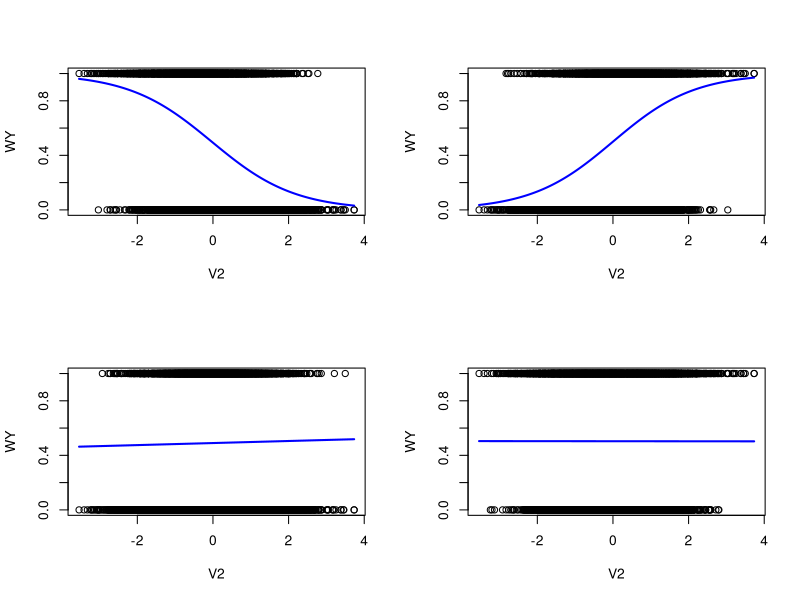
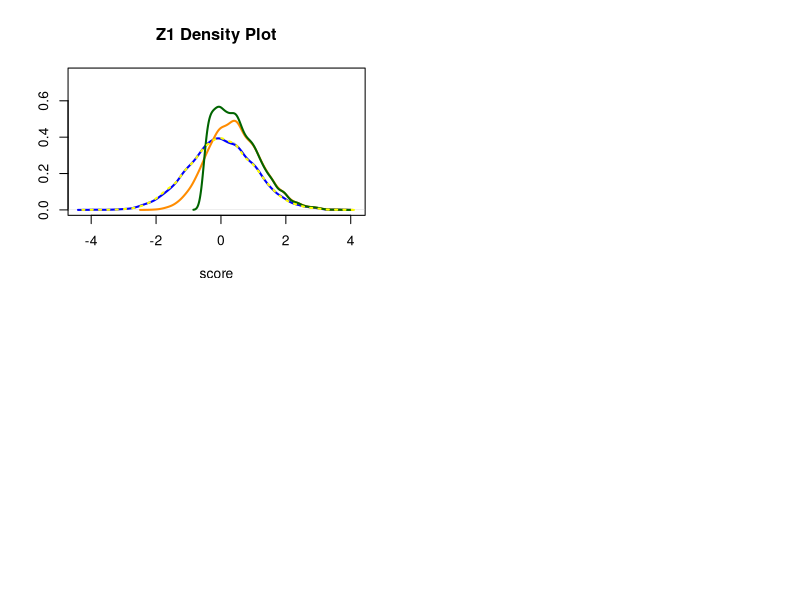
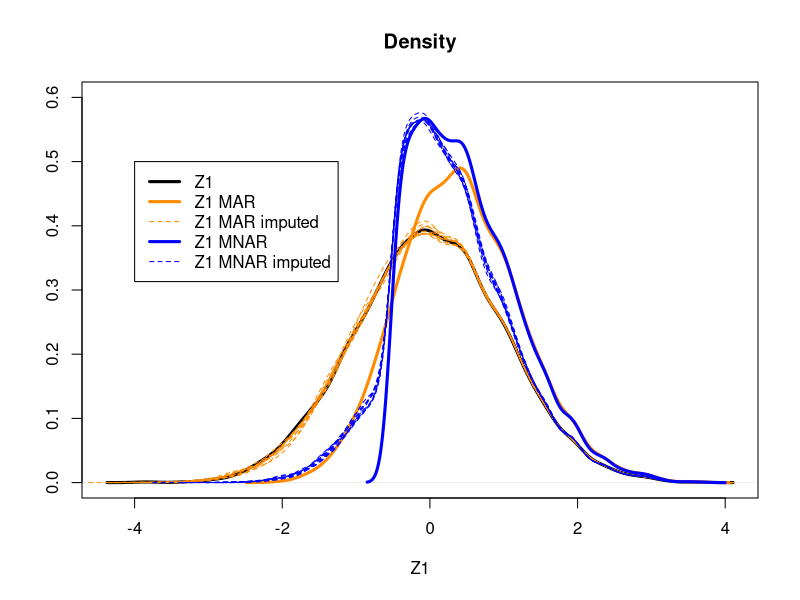
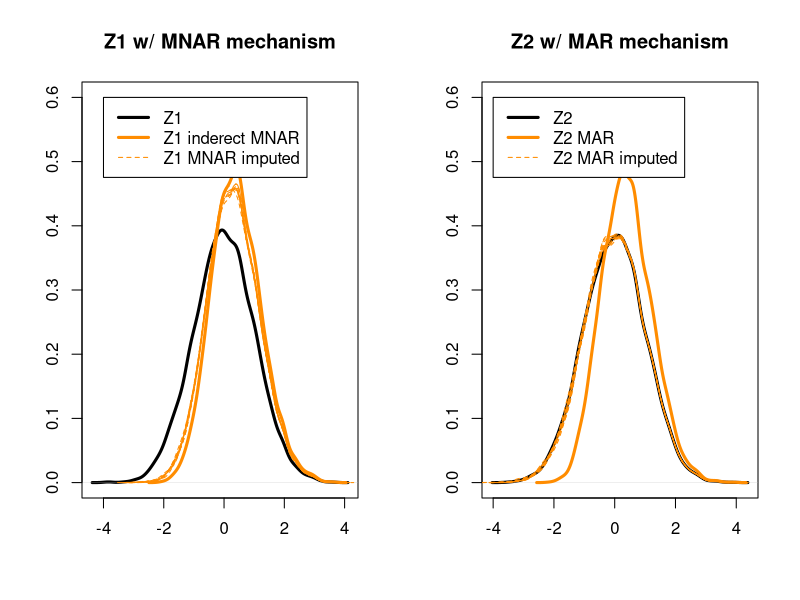

Write the R code that produced these figures, in order.
### Title:    MCAR, MAR, and MNAR
### Author:   Edoardo Costantini
### Created:  2020-07-01
### Modified: 2021-07-17

  rm(list = ls())
  library(mvtnorm)
  library(mice)

# MAR types ---------------------------------------------------------------

  # Generate TRUE data
  set.seed(20200804)
  n     <- 1e4 # Sample Size
  p     <- 3
  pm    <- 0.5 # Proportion Missing
  Sigma <- matrix(.8, nrow = p, ncol = p)
    diag(Sigma) <- 1
  X <- as.data.frame( rmvnorm(n, rep(0, p), Sigma) )
  
  # Center 
  types <- c("LEFT", "RIGHT", "MID", "TAIL")
  mech <- c("MCAR", "MAR", "MNAR")[2]
  conds <- as.matrix(expand.grid(types = types, mech = mech))
  
  amp_list <- lapply(1:nrow(conds), function(i){
    X_amp <- ampute(X,
                    patterns = c(0, 1, 1),
                    mech = conds[i, "mech"], 
                    type = conds[i, "types"])
    return(X_amp$amp)
  })

  # Proabiblity of missing as a function of covariate plots

  par(mfrow = c(2, 2))
  plot_PM <- lapply(1:length(amp_list), function(id) {
    # Extract data
    X_temp <- amp_list[[id]]

    # Create vector of non-response indicator
    X_temp$WY <- is.na(X_temp[, 1])

    # Fit logistic regression model
    log_fit <- glm(WY ~ V2, data = X_temp, family = binomial)

    # Add predictions to the data
    X_temp$WY_hat <- predict(
      log_fit,
      type = "response"
    )

    # Sort data for plot based on values of V2
    X_temp <- X_temp[order(X_temp$V2), ]

    # Plot Predicted data and original data points
    plot(WY ~ V2, data = X_temp)
    lines(WY_hat ~ V2, X_temp, lwd = 2, col = "blue")
  })
  plot_PM

  # Plot density of MAR predictor for variable under imputation
  par(mfrow = c(2, 2))
  plot_list <- lapply(1:length(amp_list), function(id) {
    densityplot(~V2,
      data = amp_list[[id]],
      groups = factor(is.na(V1), labels = c("V1 observed", "V1 missing")),
      par.settings = list(superpose.line = list(lty = 1:2)),
      main = paste0(conds[id, "mech"], " ", conds[id, "types"]),
      auto.key = TRUE
    )
  })

# Effects of missingness --------------------------------------------------

  # Gen data  
  set.seed(20200804)
  n     <- 1e4 # Sample Size
  p     <- 4
  pm    <- 0.3 # Proportion Missing
  Sigma <- matrix(c(1.0, .8, .8, 0,
                    .8, 1.0, .8, 0,
                    .8, .8, 1.0, 0,
                    0,   0,   0,   1), ncol = p)
  Z <- as.data.frame( rmvnorm(n, rep(0, p), Sigma) )
  colnames(Z) <- paste0("Z", 1:p)
  
  # Create Copy of original data
  Z$Z1_mnar <- Z$Z1_mar <- Z$Z1_mcar <- Z$Z1
  Z$Z1_unr <- Z$Z1
  Z$Z1_mnar_ind <- Z$Z1
  Z$Z2_mnar_ind <- Z$Z2
  
  # Gen non-response vectors
  set.seed(1234)
  nR_mcar <- sample(c(TRUE, FALSE), n, 
                   prob = c(pm, 1-pm), # TRUE = missing
                   replace = TRUE)
  nR_mar  <- pnorm(Z$Z2) < pm # TRUE = missing
  nR_mnar <- pnorm(Z$Z1) < pm
  
  # Special cases:
  # 1.predictor of missigness is unrelated to target var
  nR_unr <- pnorm(Z$Z4) < pm
    cor(Z$Z1, Z$Z4)
  # 2. Circular MNAR
  nR_Z1 <- pnorm(Z$Z2) < pm # TRUE = missing
  nR_Z2 <- pnorm(Z$Z1) < pm # TRUE = missing
    # When I umpute Z2, I will use: 
    # - observed part of Z2
    # - observed part of Z1
    # - imputed part of Z1(!), that depends on Z2!
    # So the imputation of Z2, depends somehow on Z2.
    # Missingness on Z2 still does not depend on Z2,
    # but the response model I'm using does not reflect this.
    # Remember that MNAR is in the imputation model, not the data.
    
  # 3. Inderect MNAR
  nR_Z1 <- pnorm(Z$Z2) < pm # TRUE = missing
  nR_Z2 <- pnorm(Z$Z3) < pm # TRUE = missing
  
  # Impose Missingness
  Z$Z1_mcar[nR_mcar] <- NA
  Z$Z1_mar[nR_mar]   <- NA
  Z$Z1_mnar[nR_mnar] <- NA
  Z$Z1_unr[nR_unr]   <- NA
  Z$Z1_mnar_ind[nR_Z1] <- NA
  Z$Z2_mnar_ind[nR_Z2] <- NA
  
  # Comapre fully observed and miss variables
  # Densities
  plot(density(Z$Z1),
       main = "Z1 Density Plot", 
       xlab = "score", ylab = "", ylim = c(0, .75), col = "gray")
    lines(density(Z$Z1_mcar, na.rm = TRUE), col = "blue", lwd = 2)
    lines(density(Z$Z1_mar, na.rm = TRUE), col = "darkorange", lwd = 2)
    lines(density(Z$Z1_mnar, na.rm = TRUE), col = "darkgreen", lwd = 2)
    lines(density(Z$Z1_unr, na.rm = TRUE), col = "yellow", lty = 3, lwd = 2)
    
  # Correlations
  round(
    c(FULL = cor(Z$Z1, Z$Z2),
      MCAR = cor(Z$Z1_mcar, Z$Z2, use = "pairwise"),
      UNR = cor(Z$Z1_unr, Z$Z2, use = "pairwise"),
      MAR  = cor(Z$Z1_mar, Z$Z2, use = "pairwise"),
      MNAR = cor(Z$Z1_mnar, Z$Z2, use = "pairwise")),
    3
  )

# Imputing w/ MI ----------------------------------------------------------

  # Create an empty predictor matrix for mice to perform MAR, MNAR etc imps
  predMat <- matrix(0, 
                    nrow = ncol(Z), ncol = ncol(Z),
                    dimnames = list(colnames(Z), colnames(Z)))
  md_vec <- c(Z1 = "", 
              Z2 = "", 
              Z3 = "", 
              Z4 = "",
              Z1_mcar = "",
              Z1_mar  = "",
              Z1_mnar = "",
              Z1_unr  = "",
              Z1_mnar_ind = "",
              Z2_mnar_ind = "")
    
  # MAR
  mar_md_vec <- md_vec
    mar_md_vec["Z1_mar"] <- "norm"
    
  mar_predMat <- predMat
    mar_predMat["Z1_mar", c("Z2")] <- 1
    
  MI_MAR <- mice(data = Z, m = 10, maxit = 1,
                 predictorMatrix = mar_predMat,
                 method = mar_md_vec)
  MI_MAR_dt <- complete(MI_MAR, "all")
  
  # MNAR (simple, univariate)
  mnar_md_vec <- md_vec
    mnar_md_vec["Z1_mnar"] <- "norm"
    
  mnar_predMat <- predMat
    mnar_predMat["Z1_mnar", c("Z2")] <- 1
    
  MI_MNAR <- mice(data = Z, m = 10, maxit = 1,
                 predictorMatrix = mnar_predMat,
                 method = mnar_md_vec)
  MI_MNAR_dt <- complete(MI_MNAR, "all")
    
  # Plots
  par(mfrow = c(1,1))
  plot(density(Z$Z1), col = "black",
       main = "Density",
       xlab = "Z1", ylab = "",
       ylim = c(0,.6), lwd = 3)
  # MAR: MI fixes the missingness
  lines(density(Z$Z1_mar, na.rm = TRUE), col = "darkorange", lwd = 3)
  lapply(MI_MAR_dt, function(x) lines(density(x$Z1_mar), 
                                      lty = 2,
                                      col = "darkorange")
  )
  # MNAR: MI does not fix the missingness
  lines(density(Z$Z1_mnar, na.rm = TRUE), col = "blue", lwd = 3)
  lapply(MI_MNAR_dt, function(x) lines(density(x$Z1_mnar), 
                                       lty = 2,
                                       col = "blue")
  )
  legend(-4, .5,
         legend = c("Z1", "Z1 MAR", "Z1 MAR imputed", "Z1 MNAR", "Z1 MNAR imputed"),
         col = c("black", "darkorange", "darkorange", "blue", "blue"), 
         lwd = c(3, 3, 1, 3, 1),
         lty = c(1, 1, 2, 1, 2), 
         cex = 1)
    
  # Multivariate (Inderect MNAR on Z1)
  mnar_md_vec <- md_vec
    mnar_md_vec[c("Z1_mnar_ind", "Z2_mnar_ind")] <- "norm"
  
  mnar_predMat <- predMat
    mnar_predMat["Z2_mnar_ind", "Z3"] <- 1
    mnar_predMat["Z1_mnar_ind", "Z2_mnar_ind"] <- 1
  
  MI_MNAR_mv <- mice(data = Z, m = 10, maxit = 1,
                  predictorMatrix = mnar_predMat,
                  method = mnar_md_vec)
  MI_MNAR_mv_dt <- complete(MI_MNAR_mv, "all")
  
  # Plot
  par(mfrow = c(1, 2) )
  plot(density(Z$Z1),
       main = "Z1 w/ MNAR mechanism",
       xlab = "", ylab = "",
       ylim = c(0,.6), lwd = 3)
  lines(density(Z$Z1_mnar_ind, na.rm = TRUE), col = "darkorange", lwd = 3)
  lapply(MI_MNAR_mv_dt, function(x) lines(density(x$Z1_mnar_ind), 
                                          col = "darkorange",
                                          lty = 2)
  )
  legend(-4, .6,
         legend = c("Z1", "Z1 inderect MNAR", "Z1 MNAR imputed"),
         col = c("black", "darkorange", "darkorange"), 
         lwd = c(3, 3, 1),
         lty = c(1, 1, 2), 
         cex = 1)
  
  plot(density(Z$Z2),
       main = "Z2 w/ MAR mechanism",
       xlab = "", ylab = "",
       ylim = c(0,.6), lwd = 3)
  lines(density(Z$Z2_mnar_ind, na.rm = TRUE), col = "darkorange", lwd = 3)
  lapply(MI_MNAR_mv_dt, function(x) lines(density(x$Z2_mnar_ind), 
                                          col = "darkorange",
                                          lty = 2)
  )
  legend(-4, .6,
         legend = c("Z2", "Z2 MAR", "Z2 MAR imputed"),
         col = c("black", "darkorange", "darkorange"), 
         lwd = c(3, 3, 1),
         lty = c(1, 1, 2), 
         cex = 1)
